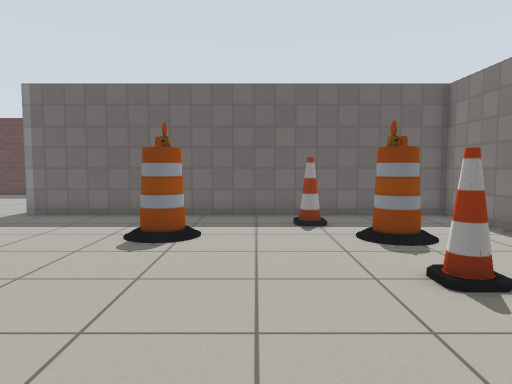
[1] (above)

20 first-person views from a walk through a robot-simulator world made for Gazebo. The camera is 0.94 m above the floor, tilts 4° down and sees 70° across. The floor is counted in squares, 0.5 m on a side. Each view is taken from the middle of a square. On the plan, view 1 faces up. The plan holds only what a view shows up to about 18 squares ahead; the rest is blank. The place goes on beyond the plan. The robots in the file are not drawn. Simple patterns stand in for the simulator's built-in surfaces.

[2]
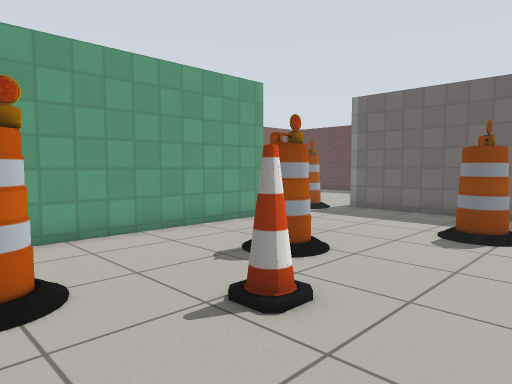

[3]
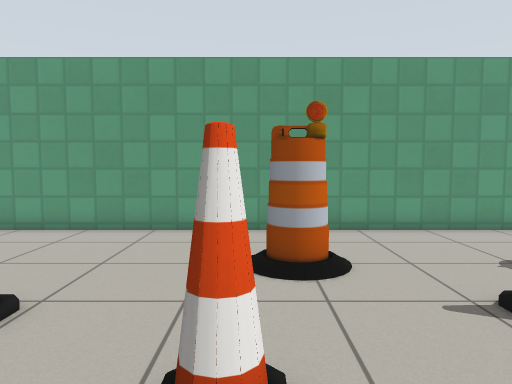

[4]
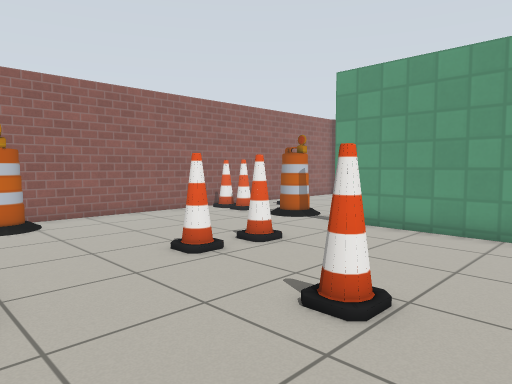

[5]
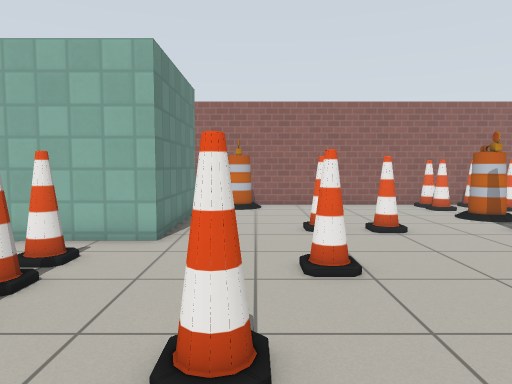

[6]
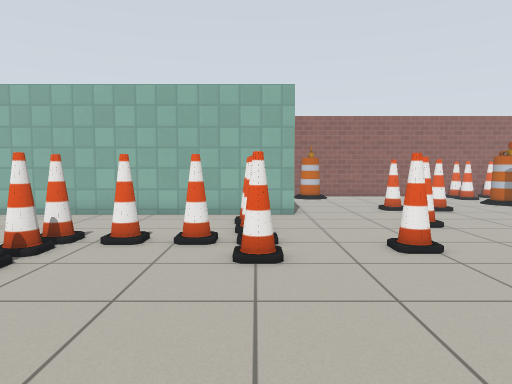

[7]
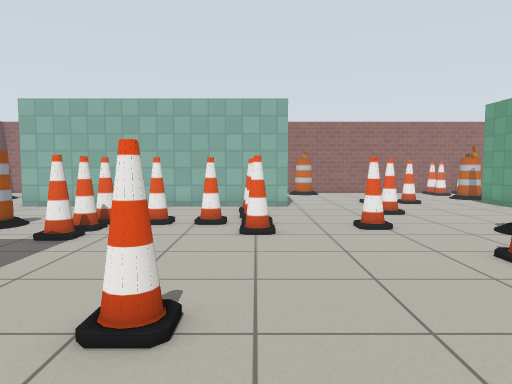

[8]
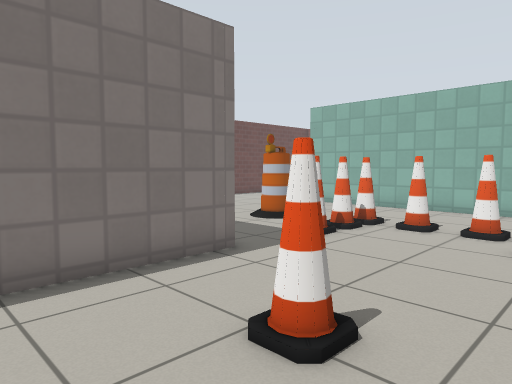

[9]
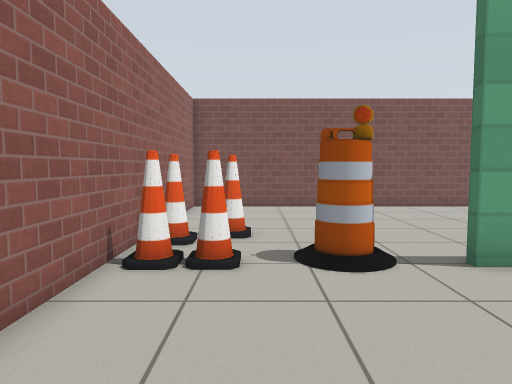

[10]
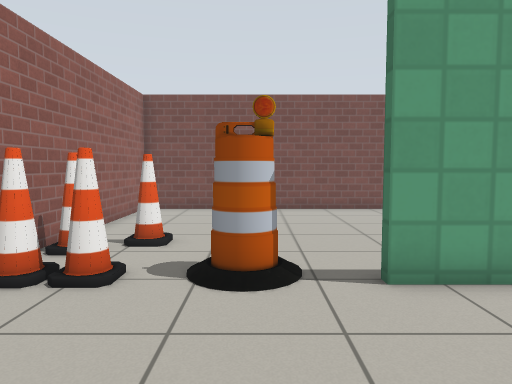

[11]
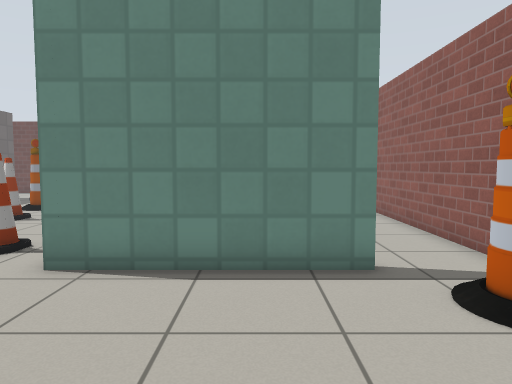

[12]
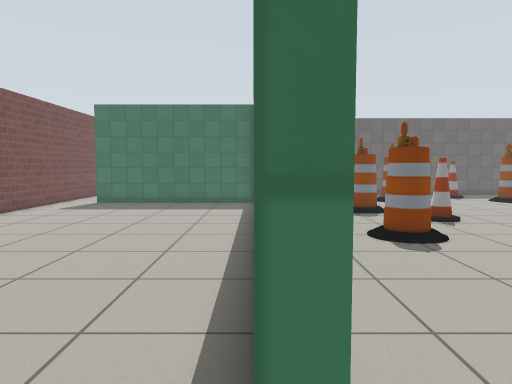

[13]
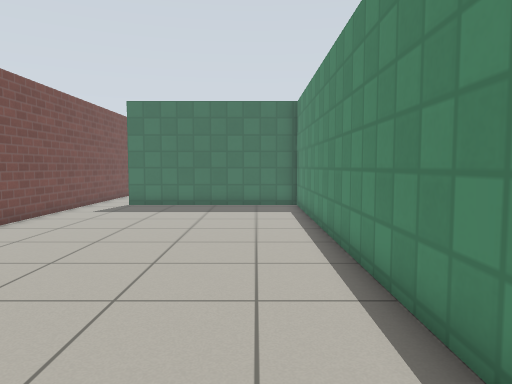

[14]
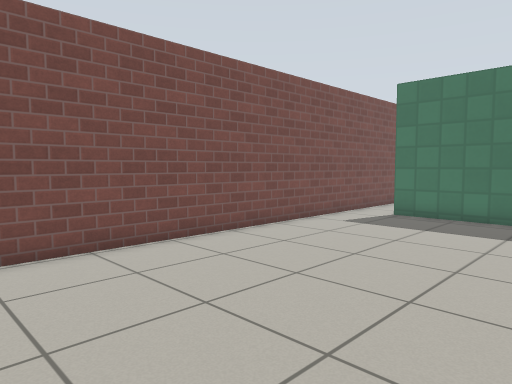

[15]
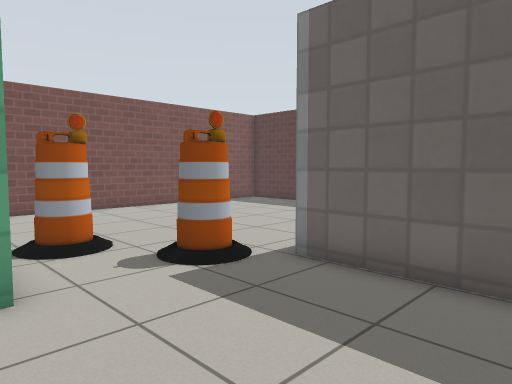

[16]
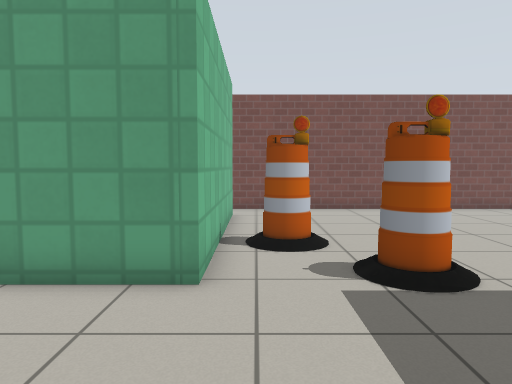

[17]
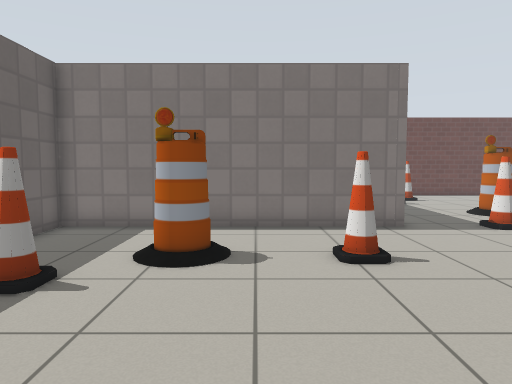

[18]
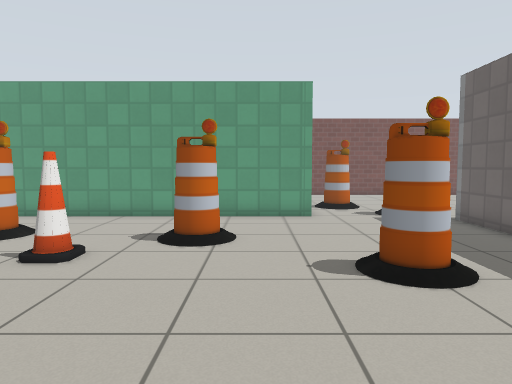

[19]
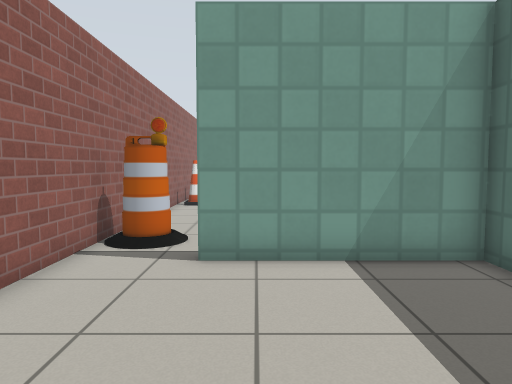

[20]
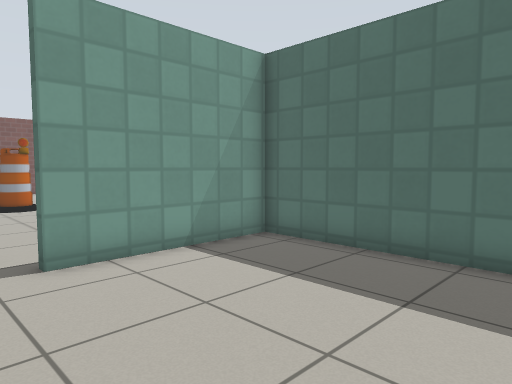

### Floor plan
Points are (right, up) in squares from view 1. A wall is a line through its corners. A room is listed if a view was taken in it or the views show most of it. See-through windows are left out.
Room 1 (views 1, 2, 3, 4, 5, 6, 7, 8, 9, 10, 11, 12, 13, 14, 15, 16, 17, 18)
walls: (-10, -6.4) (-10, 8.8) (-18.3, 8.8); (-9.7, 9.1) (-9.7, -8.9) (-10.1, -8.9); (0.5, -13.3) (0.5, -7.2) (8.5, -7.2); (7.3, 3.2) (7.3, 14.1) (-8.9, 14.1); (-20.2, 8.5) (-20.2, -15.9) (1.5, -15.9)
ways out: opening at (1, -14.5) to room 2; opening at (-19, 9); opening at (-9.5, 11.5)
objects: cone (-13, -14) to (-13, -13); cone (-12, -15); barrel (-11, -12) to (-10, -11); cone (-10, -15); cone (-10, -14); cone (-6, -9) to (-6, -8); barrel (-6, -1) to (-5, 0); barrel (-6, 5) to (-5, 6); cone (-4, -9); cone (-4, -5) to (-3, -4); cone (-4, 3) to (-3, 3); barrel (-3, 9) to (-2, 10); barrel (-2, -15) to (-1, -14); cone (-2, -2) to (-1, -1); cone (2, -5); cone (2, -4) to (2, -3); other object (2, -2); cone (2, -1) to (2, 0); cone (2, 12); cone (3, -2) to (4, -2); cone (3, 6) to (4, 6); barrel (3, 9) to (4, 10); cone (5, -2) to (6, -2); cone (7, -2); cone (7, -1); cone (7, 0) to (7, 1)
Room 2 (views 19, 20)
walls: (6.8, -7.4) (0.8, -7.4) (0.8, -13.3); (1.5, -15.9) (8.5, -15.9)
ways out: opening at (1, -14.5) to room 1

Positions as (right, up) in squares from view 1, and headings:
1: (0, 0), facing up
2: (0, -1), facing up-left
3: (1, -1), facing left
4: (1, -2), facing down-left
5: (-2, 2), facing down
6: (2, 7), facing down
7: (2, 10), facing down
8: (1, 9), facing down-right
9: (-3, -13), facing left
10: (-4, -11), facing left
11: (-6, -11), facing right
12: (-10, -10), facing up
13: (-12, -9), facing up
14: (-12, -5), facing up-left
15: (-4, 8), facing up-left
16: (-4, 10), facing left
17: (-4, 8), facing right
18: (4, 7), facing left
19: (8, -12), facing left
20: (8, -15), facing up-left
